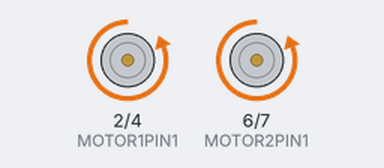
Recording of a sketch running on a simulated Arduino Mega 2560, built with avr-gcc and run on an emulated ATmega2560. On the bench: motor-driver pin pairs drawn as motors (green arrow = first pin HIGH = forward, orange = second pin HIGH = backward, longer = more drive, scaled by the enable pin). What the sketch prints to the serial monitor is not drawn.

Above: at 2.5 s.
At 7.5 s:
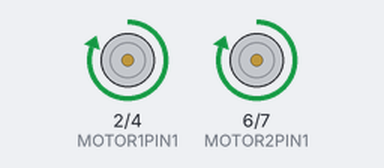
Timing chart, 0 to 13.0 s (numbered marks = the images above):
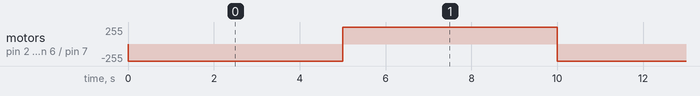

Measured:
- by itself, motor on pin 2 (MOTOR1PIN1) / pin 4 (MOTOR1PIN2), motor on pin 6 (MOTOR2PIN1) / pin 7 (MOTOR2PIN2): alternates forward 255/255 for 5.0 s and backward 255/255 for 5.0 s

The sketch:

motor_test.ino
```cpp
/*
  Two Wheel Balancing Robot Project - Test Program - Motor
  Author: Jichun Qu
  Date: 07.2017

  L293D chip is used as a interface between uC and Motors. Speed of the motors is controlled by duty cycle (PWM)
  from the uC.
*/

#define DEBUG_MODE 1

#define MEGA 0
#if (MEGA == 1)
#define MOTOR1ENABLE  2
#define MOTOR2ENABLE  3
#define MOTOR1PIN1    40
#define MOTOR1PIN2    41
#define MOTOR2PIN1    42
#define MOTOR2PIN2    43
#else
#define MOTOR1ENABLE  3
#define MOTOR2ENABLE  5
#define MOTOR1PIN1    2
#define MOTOR1PIN2    4
#define MOTOR2PIN1    6
#define MOTOR2PIN2    7
#endif

int speed;

void initMotor()
{
  // Set pins as outputs
  pinMode(MOTOR1ENABLE, OUTPUT);
  pinMode(MOTOR2ENABLE, OUTPUT);
  pinMode(MOTOR1PIN1, OUTPUT);
  pinMode(MOTOR1PIN2, OUTPUT);
  pinMode(MOTOR2PIN1, OUTPUT);
  pinMode(MOTOR2PIN2, OUTPUT);

  // Set direction to none direction
  digitalWrite(MOTOR1PIN1, HIGH);
  digitalWrite(MOTOR1PIN2, HIGH);
  digitalWrite(MOTOR2PIN1, HIGH);
  digitalWrite(MOTOR2PIN2, HIGH);
}

void actuator(double value)
{
  // Sets direction
  if (value > 0) // forward
  {
    digitalWrite(MOTOR1PIN1, LOW);
    digitalWrite(MOTOR1PIN2, HIGH);
    digitalWrite(MOTOR2PIN1, LOW);
    digitalWrite(MOTOR2PIN2, HIGH);
  }
  else  // backward
  {
    digitalWrite(MOTOR1PIN1, HIGH);
    digitalWrite(MOTOR1PIN2, LOW);
    digitalWrite(MOTOR2PIN1, HIGH);
    digitalWrite(MOTOR2PIN2, LOW);
  }

  value = abs(value);    // Absolute value of velocity

  if (value > 255)
    value = 255;

  // Writes the PWM
  analogWrite(MOTOR1ENABLE, (uint8_t)value);
  analogWrite(MOTOR2ENABLE, (uint8_t)value);
}

void setup()
{
  // put your setup code here, to run once:
  Serial.begin(9600);

  initMotor();

#if (DEBUG_MODE == 1)
  Serial.print("Motor initialized\n");
#endif

  speed = 0;//PWM value, -255 to +255
}

void loop()
{
  actuator(255);
  delay(5000);  //delay 5s

  actuator(-255);
  delay(5000);  //delay 5s
}
```
